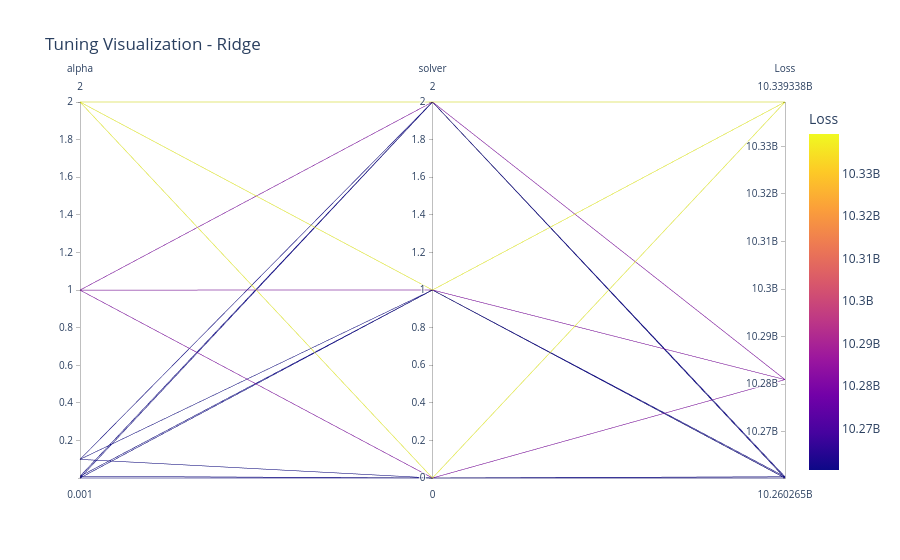

The notebook cell this image was saved under:
### Markdown cell above
## Mô hình ***Ridge***

### Code cell
# Chạy tuning và trực quan hóa cho mô hình Ridge

name = "Ridge"
model = models[name]
print(f"🔍 Đang tuning mô hình: {name}...")

grid = GridSearchCV(model, param_grids[name], cv=5, scoring='neg_mean_squared_error', n_jobs=-1)
grid.fit(x_train, y_train)

y_pred = grid.predict(x_test)
mse = mean_squared_error(y_test, y_pred)
mae = mean_absolute_error(y_test, y_pred)
r2 = r2_score(y_test, y_pred)

print(f"📌 {name}")
print("Best parameters:", grid.best_params_)
print(f"Test MSE: {mse:.4f}")
print(f"Test MAE: {mae:.4f}")
print(f"Test R² : {r2:.4f}")
model_results[name] = {
    "MSE": mse,
    "MAE": mae,
    "R2": r2
}

best_models[name] = grid.best_estimator_
model_results[name] = {
    "MSE": mse,
    "MAE": mae,
    "R2": r2
}

# Trực quan hóa kết quả tìm kiếm siêu tham số
visualize_tuning_results(grid, model_name=name)

# Trực quan hóa mức độ chính xác của mô hình khi dùng bộ tham số tối ưu và bộ tham số mặc định bằng cách so sánh giữa giá trị thực tế (y_test) và giá trị dự đoán (y_pred) thông qua biểu đồ phân tán.
compare_default_and_tuned_models(x_train, x_test, y_train, y_test, grid.best_estimator_, model_name=name)


print(f"✅ Hoàn thành: {name}\n{'-'*50}")

### Figure 1 — Plotly figure (JSON) as saved in the notebook; plotly's stock layout.template omitted (floating-point values rounded to 4 significant figures)
{"data": [{"dimensions": [{"label": "alpha", "values": [0.001, 0.001, 0.001, 0.01, 0.01, 0.01, 0.1, 0.1, 0.1, 1.0, 1.0, 1.0, 2.0, 2.0, 2.0]}, {"label": "solver", "values": [0, 1, 2, 0, 1, 2, 0, 1, 2, 0, 1, 2, 0, 1, 2]}, {"label": "Loss", "values": [10260000000.0, 10260000000.0, 10260000000.0, 10260000000.0, 10260000000.0, 10260000000.0, 10260000000.0, 10260000000.0, 10260000000.0, 10280000000.0, 10280000000.0, 10280000000.0, 10340000000.0, 10340000000.0, 10340000000.0]}], "domain": {"x": [0, 1], "y": [0, 1]}, "line": {"color": [10260000000.0, 10260000000.0, 10260000000.0, 10260000000.0, 10260000000.0, 10260000000.0, 10260000000.0, 10260000000.0, 10260000000.0, 10280000000.0, 10280000000.0, 10280000000.0, 10340000000.0, 10340000000.0, 10340000000.0], "coloraxis": "coloraxis"}, "name": "", "type": "parcoords"}], "layout": {"coloraxis": {"colorbar": {"title": {"text": "Loss"}}, "colorscale": [[0, "#0d0887"], [0.1111, "#46039f"], [0.2222, "#7201a8"], [0.3333, "#9c179e"], [0.4444, "#bd3786"], [0.5556, "#d8576b"], [0.6667, "#ed7953"], [0.7778, "#fb9f3a"], [0.8889, "#fdca26"], [1, "#f0f921"]]}, "legend": {"tracegroupgap": 0}, "title": {"text": "Tuning Visualization - Ridge"}}}
